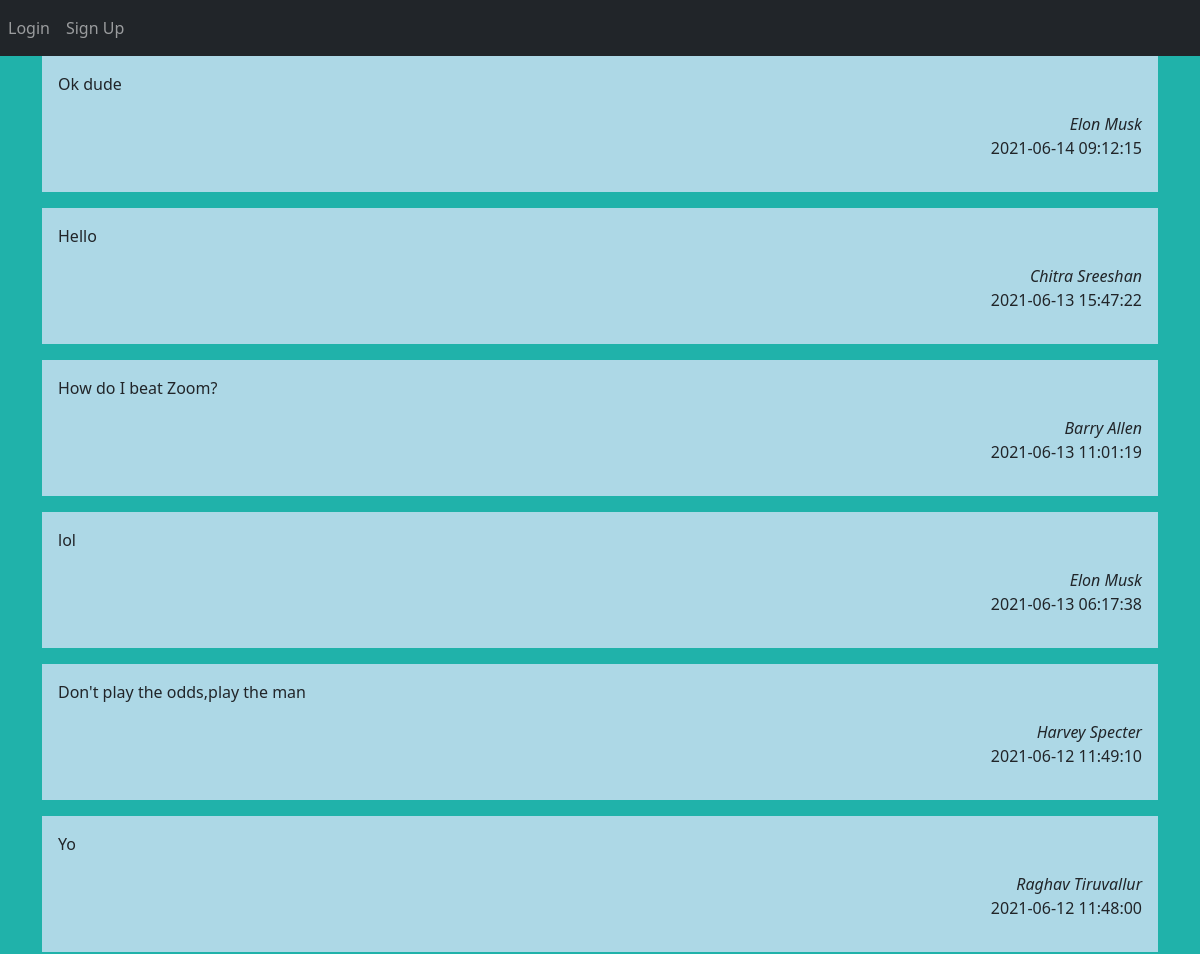
Before: /allblogs (upper part) with the older database file.
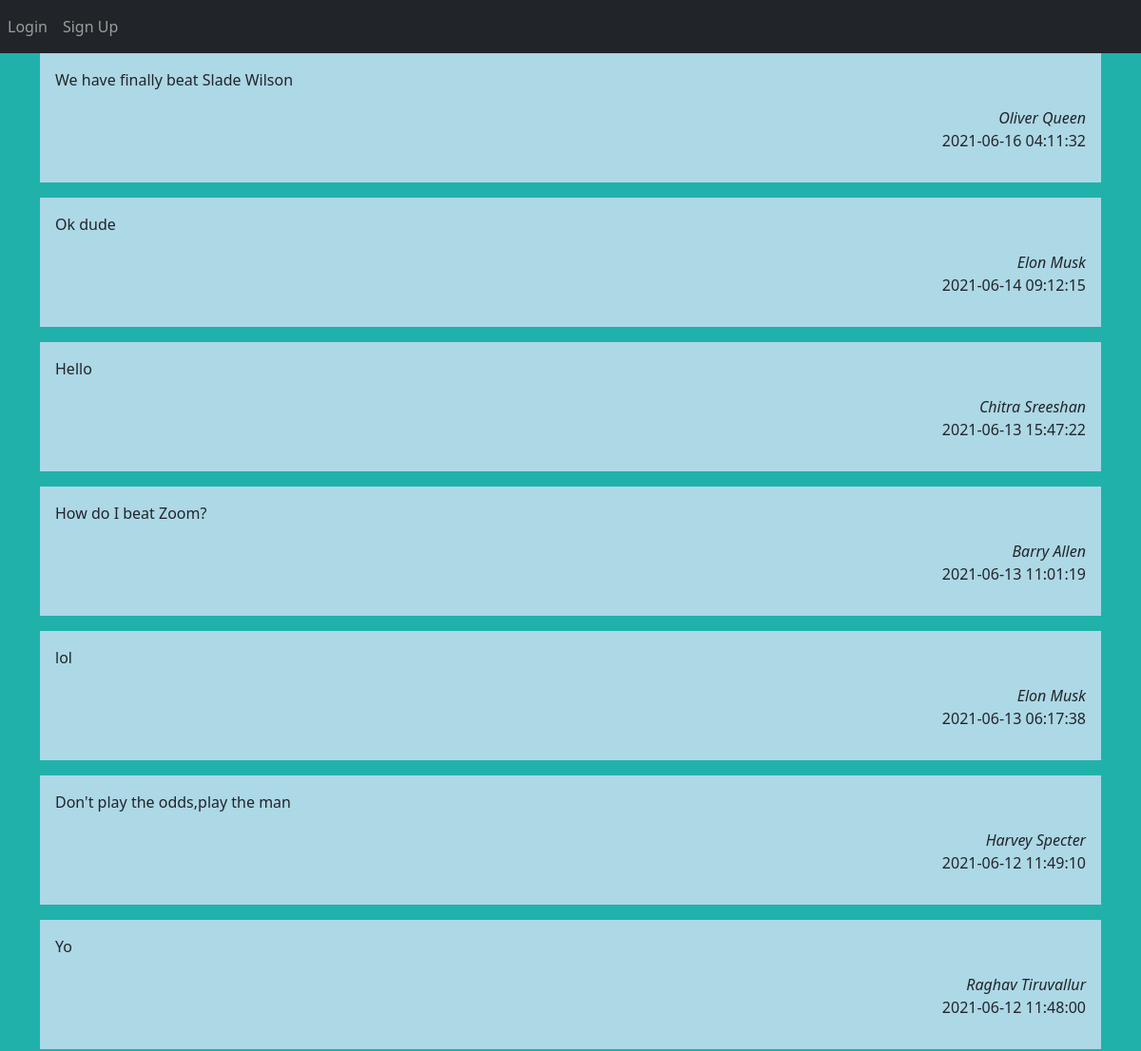
After: the same page with the newer database file.
### Website/models.py (models this page shows)
class Blog(db.Model):
      id=db.Column(db.Integer,primary_key=True)
      data=db.Column(db.String(10000))
      date=db.Column(db.DateTime(timezone=True),default=func.now())
      userId=db.Column(db.Integer,db.ForeignKey('user.id'))

class User(db.Model,UserMixin):
    id=db.Column(db.Integer,primary_key=True)
    email=db.Column(db.String(100),unique=True)
    phoneNumber=db.Column(db.String(10),unique=True)
    password=db.Column(db.String(100))
    firstName=db.Column(db.String(100))
    lastName=db.Column(db.String(100))
    blogs=db.relationship('Blog')

### Website/views.py (the view)
@views.route("/allblogs")
def allBlogs():
    blogAll=Blog.query.all()
    blogAll=blogAll[::-1]
    blogLength=len(blogAll)
    author=[]
    for blog in blogAll:
        author.append(User.query.filter_by(id=blog.userId).first())
    return render_template("allblogs.html",blogs=blogAll,author=author,user=current_user,blogLength=blogLength)

### Website/templates/allblogs.html (shortened to what this page needs)
{% extends "base.html" %}
{% block content%}
{%for i in range(blogLength)%}
<figure>
  <div class="card-body" style="background-color:lightblue;">
    <p>{{blogs[i].data}}</p>
  <div align="right">
      <cite align="right" title="Source Title">{{author[i].firstName + " " +author[i].lastName}}</cite>
      <p>{{blogs[i].date}}</p>
  </div>
    </div>
</figure>
{% endfor %}
{%endblock%}

Changed rows visible on the page:
added Blog: data "We have finally beat Slade Wilson", date "2021-06-16 04:11:32"
now on this page (row unchanged): User: firstName+lastName "Oliver Queen"
